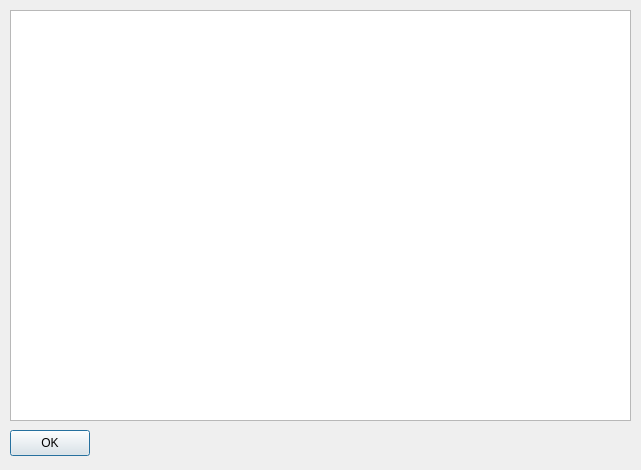
<?xml version="1.0" encoding="UTF-8"?>
<ui version="4.0">
 <class>About</class>
 <widget class="QDialog" name="About">
  <property name="geometry">
   <rect>
    <x>0</x>
    <y>0</y>
    <width>641</width>
    <height>470</height>
   </rect>
  </property>
  <property name="windowTitle">
   <string>Dialog</string>
  </property>
  <property name="modal">
   <bool>true</bool>
  </property>
  <widget class="QPushButton" name="okButton">
   <property name="geometry">
    <rect>
     <x>10</x>
     <y>430</y>
     <width>80</width>
     <height>26</height>
    </rect>
   </property>
   <property name="text">
    <string>OK</string>
   </property>
  </widget>
  <widget class="QTextBrowser" name="textBrowser">
   <property name="geometry">
    <rect>
     <x>10</x>
     <y>10</y>
     <width>621</width>
     <height>411</height>
    </rect>
   </property>
  </widget>
  <widget class="QSplitter" name="splitter">
   <property name="geometry">
    <rect>
     <x>170</x>
     <y>200</y>
     <width>0</width>
     <height>0</height>
    </rect>
   </property>
   <property name="orientation">
    <enum>Qt::Horizontal</enum>
   </property>
   <widget class="Statistics" name="statistics" native="true"/>
   <widget class="Statistics" name="statisticsBarPlots" native="true"/>
  </widget>
 </widget>
 <customwidgets>
  <customwidget>
   <class>Statistics</class>
   <extends>QWidget</extends>
   <header>lipidspace/statistics.h</header>
  </customwidget>
 </customwidgets>
 <resources/>
 <connections/>
</ui>
